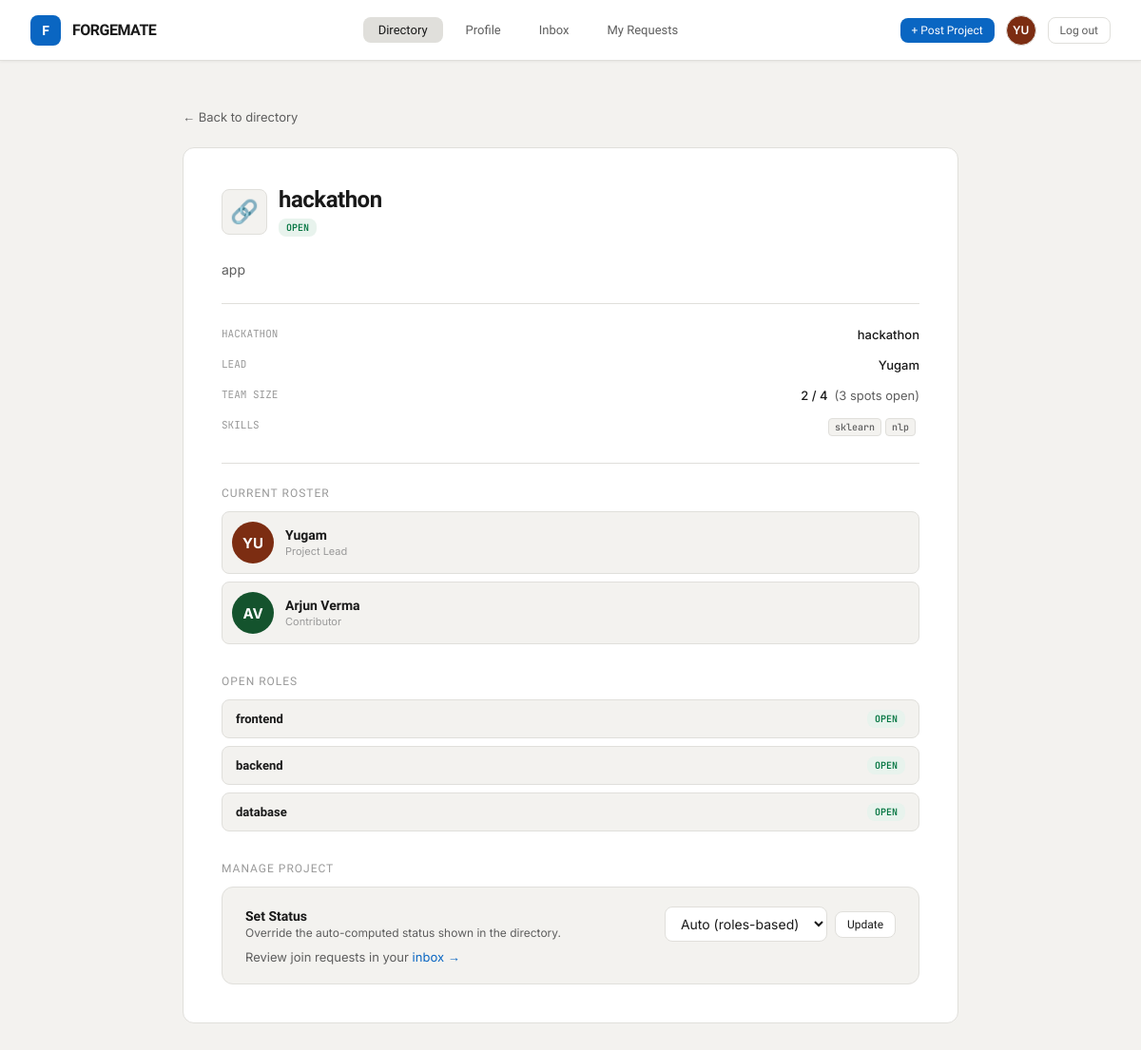
/project/7 (signed in), run on an earlier commit of the app's database.
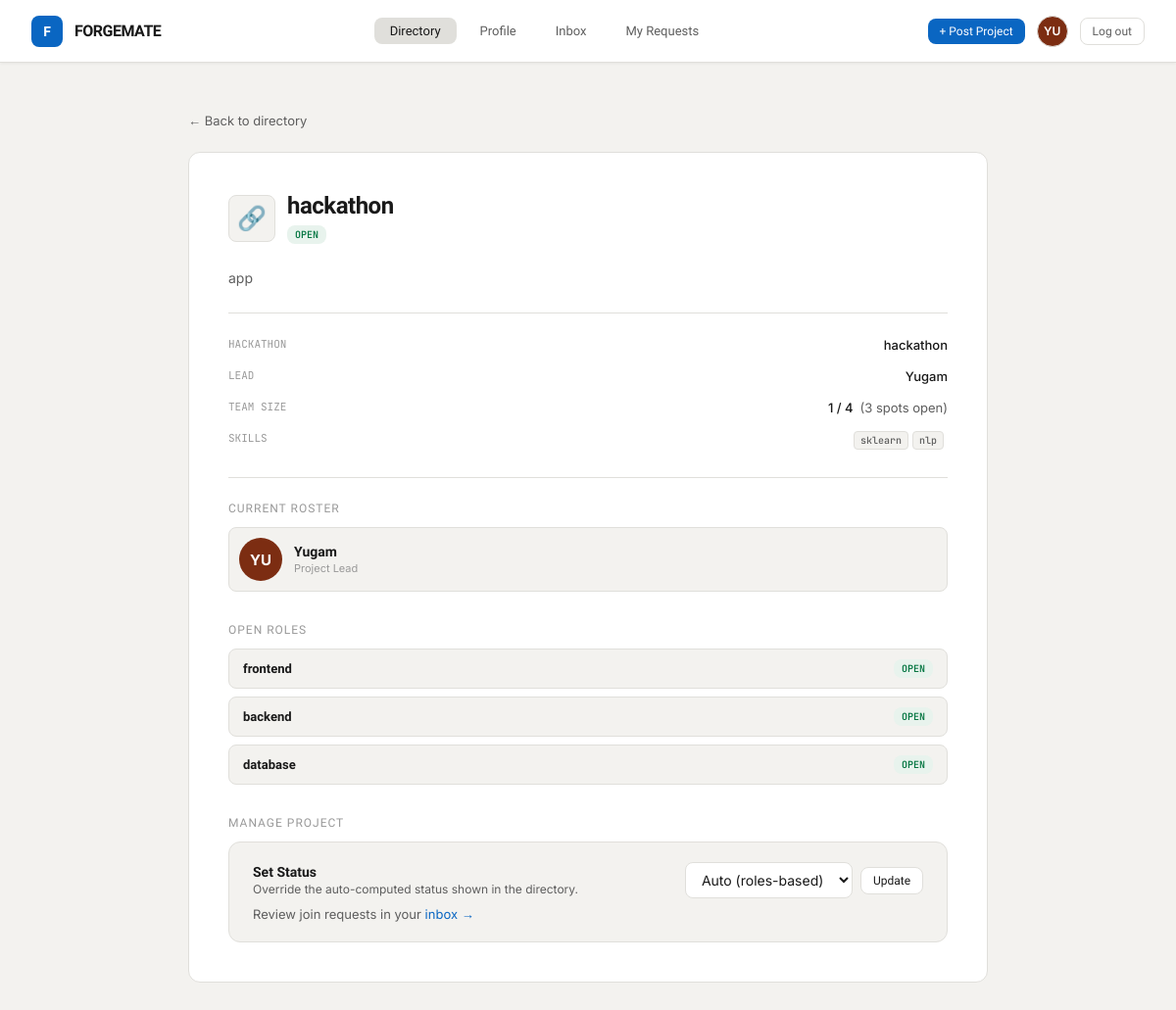
And on a later commit of the database.
### models.py (models this page shows, shortened)
class User(UserMixin, db.Model):
    id = db.Column(db.Integer, primary_key=True)
    username = db.Column(db.String(50), unique=True, nullable=False)
    email = db.Column(db.String(120), unique=True, nullable=False)
    password_hash = db.Column(db.String(255), nullable=False)
    full_name = db.Column(db.String(120))
    role_title = db.Column(db.String(150), default="")
    location = db.Column(db.String(120), default="")
    github_url = db.Column(db.String(200), default="")
    website_url = db.Column(db.String(200), default="")
    bio = db.Column(db.Text, default="")
    created_at = db.Column(db.DateTime, default=datetime.utcnow)
    skills = db.relationship(
        "Skill", backref="user", cascade="all, delete-orphan", lazy="dynamic"
    )
    led_projects = db.relationship(
        "Project", backref="lead", foreign_keys="Project.lead_id", lazy="dynamic"
    )
    memberships = db.relationship(
        "ProjectMember", backref="user", cascade="all, delete-orphan", lazy="dynamic"
    )
    @property
    def display_name(self):
        return self.full_name or self.username
    @property
    def initials(self):
        parts = [p for p in self.display_name.split() if p]
        if not parts:
            return "?"
        if len(parts) == 1:
            return parts[0][:2].upper()
        return (parts[0][0] + parts[1][0]).upper()
    @property
    def avatar_color(self):
        palette = ["#0038FF", "#14532D", "#7C2D12", "#55555C", "#0F0F11"]
        return palette[self.id % len(palette)]
    @property
    def pending_inbox_count(self):
        return JoinRequest.query.join(Project).filter(
            Project.lead_id == self.id, JoinRequest.status == "pending"
        ).count()

class Project(db.Model):
    id = db.Column(db.Integer, primary_key=True)
    title = db.Column(db.String(150), nullable=False)
    description = db.Column(db.Text, default="")
    event = db.Column(db.String(150), default="")
    tags = db.Column(db.String(300), default="")  # comma separated
    icon_emoji = db.Column(db.String(10), default="🔗")
    lead_id = db.Column(db.Integer, db.ForeignKey("user.id"), nullable=False)
    created_at = db.Column(db.DateTime, default=datetime.utcnow)
    manual_status = db.Column(db.String(20), default="")  # "", "open", "closing", "full"
    max_members = db.Column(db.Integer, default=None)     # total team size cap (includes lead)
    roles = db.relationship(
        "ProjectRole", backref="project", cascade="all, delete-orphan", lazy="dynamic"
    )
    members = db.relationship(
        "ProjectMember", backref="project", cascade="all, delete-orphan", lazy="dynamic"
    )
    requests = db.relationship(
        "JoinRequest", backref="project", cascade="all, delete-orphan", lazy="dynamic"
    )
    @property
    def tag_list(self):
        return [t.strip() for t in (self.tags or "").split(",") if t.strip()]
    @property
    def open_roles(self):
        return self.roles.filter_by(filled=False).all()
    @property
    def spots_open(self):
        current = self.members.count() + 1  # +1 for lead
        if self.max_members is not None:
            return max(0, self.max_members - current)
        return len(self.open_roles)
    @property
    def status(self):
        if self.manual_status in ("open", "closing", "full"):
            return self.manual_status
        remaining = self.spots_open
        if remaining <= 0:
            return "full"
        if remaining == 1:
            return "closing"
        return "open"
    @property
    def status_label(self):
        return {"open": "OPEN", "closing": "CLOSING", "full": "CLOSED"}.get(self.status, self.status.upper())
    @property
    def team_size(self):
        if self.max_members is not None:
            return self.max_members
        return 1 + self.roles.count()  # lead + every role slot (filled or not)
    @property
    def filled_count(self):
        return self.members.count() + 1
    def pending_request_for(self, user_id):
        return self.requests.filter_by(applicant_id=user_id, status="pending").first()
    def is_member(self, user_id):
        if self.lead_id == user_id:
            return True
        return self.members.filter_by(user_id=user_id).first() is not None

class ProjectMember(db.Model):
    id = db.Column(db.Integer, primary_key=True)
    project_id = db.Column(db.Integer, db.ForeignKey("project.id"), nullable=False)
    user_id = db.Column(db.Integer, db.ForeignKey("user.id"), nullable=False)
    role_label = db.Column(db.String(150), default="")
    is_lead = db.Column(db.Boolean, default=False)
    joined_at = db.Column(db.DateTime, default=datetime.utcnow)

class ProjectRole(db.Model):
    id = db.Column(db.Integer, primary_key=True)
    project_id = db.Column(db.Integer, db.ForeignKey("project.id"), nullable=False)
    title = db.Column(db.String(150), nullable=False)
    filled = db.Column(db.Boolean, default=False)
    join_requests = db.relationship("JoinRequest", backref="role", lazy="dynamic")

### app.py (the view)
@app.route("/project/<int:project_id>")
@login_required
def project_detail(project_id):
    project = Project.query.get_or_404(project_id)
    pending_request = project.pending_request_for(current_user.id)
    user_is_lead = project.lead_id == current_user.id
    user_is_member = project.is_member(current_user.id)
    return render_template(
        "project_detail.html",
        project=project,
        pending_request=pending_request,
        user_is_lead=user_is_lead,
        user_is_member=user_is_member,
    )

### app.py (called while the page is built)
@login_manager.user_loader
def load_user(user_id):
    return User.query.get(int(user_id))

@app.context_processor
def inject_active_page():
    section_map = {
        "directory": "directory", "project_detail": "directory", "new_project": "directory",
        "my_profile": "profile", "view_profile": "profile", "edit_profile": "profile",
        "inbox": "inbox",
        "my_requests": "my_requests",
    }
    return {"active_page": section_map.get(request.endpoint, "")}

### templates/project_detail.html (shortened to what this page needs)
{% extends "base.html" %}
{% block content %}
<div class="detail-container">
  <a class="detail-back" href="{{ url_for('directory') }}">← Back to directory</a>
  <div class="detail-card">
    <div class="proj-info-cell">
      <div class="proj-icon-box lg">{{ project.icon_emoji }}</div>
      <div>
        <h1 style="font-family:'Plus Jakarta Sans',sans-serif; font-size:24px; font-weight:700; letter-spacing:-0.5px;">{{ project.title }}</h1>
        <div class="proj-sub-text" style="margin-top:6px;"><span class="badge badge-{{ project.status }}">{{ project.status_label }}</span></div>
      </div>
    </div>
    <p style="margin-top:24px; color:var(--text-sec); font-size:14px; line-height:1.6;">{{ project.description }}</p>
    <div class="detail-meta-list">
      <div class="detail-meta-item">
        <span class="detail-meta-label">Hackathon</span>
        <span class="detail-meta-val">{{ project.event }}</span>
      </div>
      <div class="detail-meta-item">
        <span class="detail-meta-label">Lead</span>
        <span class="detail-meta-val"><a href="{{ url_for('view_profile', username=project.lead.username) }}">{{ project.lead.display_name }}</a></span>
      </div>
      <div class="detail-meta-item">
        <span class="detail-meta-label">Team size</span>
        <span class="detail-meta-val">{{ project.filled_count }} / {{ project.team_size }} &nbsp;<span style="color:var(--text-sec); font-weight:400;">({{ project.spots_open }} spot{{ "" if project.spots_open == 1 else "s" }} open)</span></span>
      </div>
      <div class="detail-meta-item">
        <span class="detail-meta-label">Skills</span>
        <span class="detail-meta-val">
          {% for t in project.tag_list %}<span class="tag-mono">{{ t }}</span>{% endfor %}
        </span>
      </div>
    </div>
    <div class="detail-section-title">Current Roster</div>
    <div class="roster-row">
      <div class="req-avatar-circle" style="background:{{ project.lead.avatar_color }};">{{ project.lead.initials }}</div>
      <div>
        <div class="proj-title-text">{{ project.lead.display_name }}</div>
        <div class="proj-sub-text">Project Lead</div>
      </div>
    </div>
    {% for m in project.members %}
    <div class="roster-row">
      <div class="req-avatar-circle" style="background:{{ m.user.avatar_color }};">{{ m.user.initials }}</div>
      <div>
        <div class="proj-title-text">{{ m.user.display_name }}</div>
        <div class="proj-sub-text">{{ m.role_label }}</div>
      </div>
    </div>
    {% endfor %}
    {% if project.open_roles %}
    <div class="detail-section-title" style="margin-top:32px;">Open Roles</div>
    {% for role in project.open_roles %}
    <div class="role-row">
      <span class="proj-title-text" style="font-size:13px;">{{ role.title }}</span>
      <span class="badge badge-open">OPEN</span>
    </div>
    {% endfor %}
    {% endif %}
    {% if user_is_lead %}
    <div class="detail-section-title" style="margin-top:32px;">Manage Project</div>
    <div class="manage-panel">
      <div class="manage-row">
        <div>
          <div class="manage-label">Set Status</div>
          <div class="manage-sub">Override the auto-computed status shown in the directory.</div>
        </div>
        <form method="post" action="{{ url_for('set_project_status', project_id=project.id) }}" style="display:flex; gap:8px; flex-wrap:wrap; align-items:center;">
          <select class="form-select" name="status" style="width:auto; padding:8px 12px;">
            <option value="auto" {% if not project.manual_status %}selected{% endif %}>Auto (roles-based)</option>
          </select>
          <button class="btn btn-secondary btn-sm" type="submit">Update</button>
        </form>
      </div>
      <p style="font-size:13px; color:var(--text-sec); margin-top:8px;">Review join requests in your <a href="{{ url_for('inbox') }}" style="color:var(--accent);">inbox →</a></p>
    </div>
    {% elif user_is_member %}
    <div class="empty-state" style="margin-top:32px; padding:24px;">
      <p>You're already on this team!</p>
    </div>
    {% elif pending_request %}
    <div class="empty-state" style="margin-top:32px; padding:24px;">
      <p>Your sync request is pending review from the project lead.</p>
    </div>
    {% endif %}
  </div>
</div>
{% endblock %}

### templates/base.html (shortened to what this page needs)
<!DOCTYPE html>
<html lang="en">
<head>
<link rel="stylesheet" href="{{ url_for('static', filename='css/style.css') }}">
</head>
<body>
<nav>
  <a class="nav-logo" href="{{ url_for('landing') }}">
    <div class="nav-logo-icon">F</div>
    <span class="nav-logo-text">FORGEMATE</span>
  </a>
  {% if current_user.is_authenticated %}
  <div class="nav-links">
    <a class="nav-link {{ 'active' if active_page=='directory' }}" href="{{ url_for('directory') }}">Directory</a>
    <a class="nav-link {{ 'active' if active_page=='profile' }}" href="{{ url_for('my_profile') }}">Profile</a>
    <a class="nav-link {{ 'active' if active_page=='inbox' }}" href="{{ url_for('inbox') }}">
      Inbox
    </a>
    <a class="nav-link {{ 'active' if active_page=='my_requests' }}" href="{{ url_for('my_requests') }}">My Requests</a>
  </div>
  <div class="nav-actions">
    <a class="btn btn-primary btn-sm" href="{{ url_for('new_project') }}">+ Post Project</a>
    <a class="nav-avatar" style="background:{{ current_user.avatar_color }};" href="{{ url_for('my_profile') }}" title="{{ current_user.display_name }}">{{ current_user.initials }}</a>
    <a class="btn btn-ghost btn-sm" href="{{ url_for('logout') }}">Log out</a>
  </div>
  {% else %}
  <div class="nav-links"></div>
  <div class="nav-actions">
    <a class="btn btn-ghost btn-sm" href="{{ url_for('login') }}">Log in</a>
    <a class="btn btn-primary btn-sm" href="{{ url_for('register') }}">Sign up free →</a>
  </div>
  {% endif %}
</nav>
<div class="page">
  {% block content %}{% endblock %}
</div>
</body>
</html>

What changed in the data, as far as the page shows it:
no longer on this page (row edited): ProjectMember: user.initials "AV", user.display_name "Arjun Verma", role_label "Contributor"
Also different on the page:
{{ project.filled_count }}: "2" → "1"
